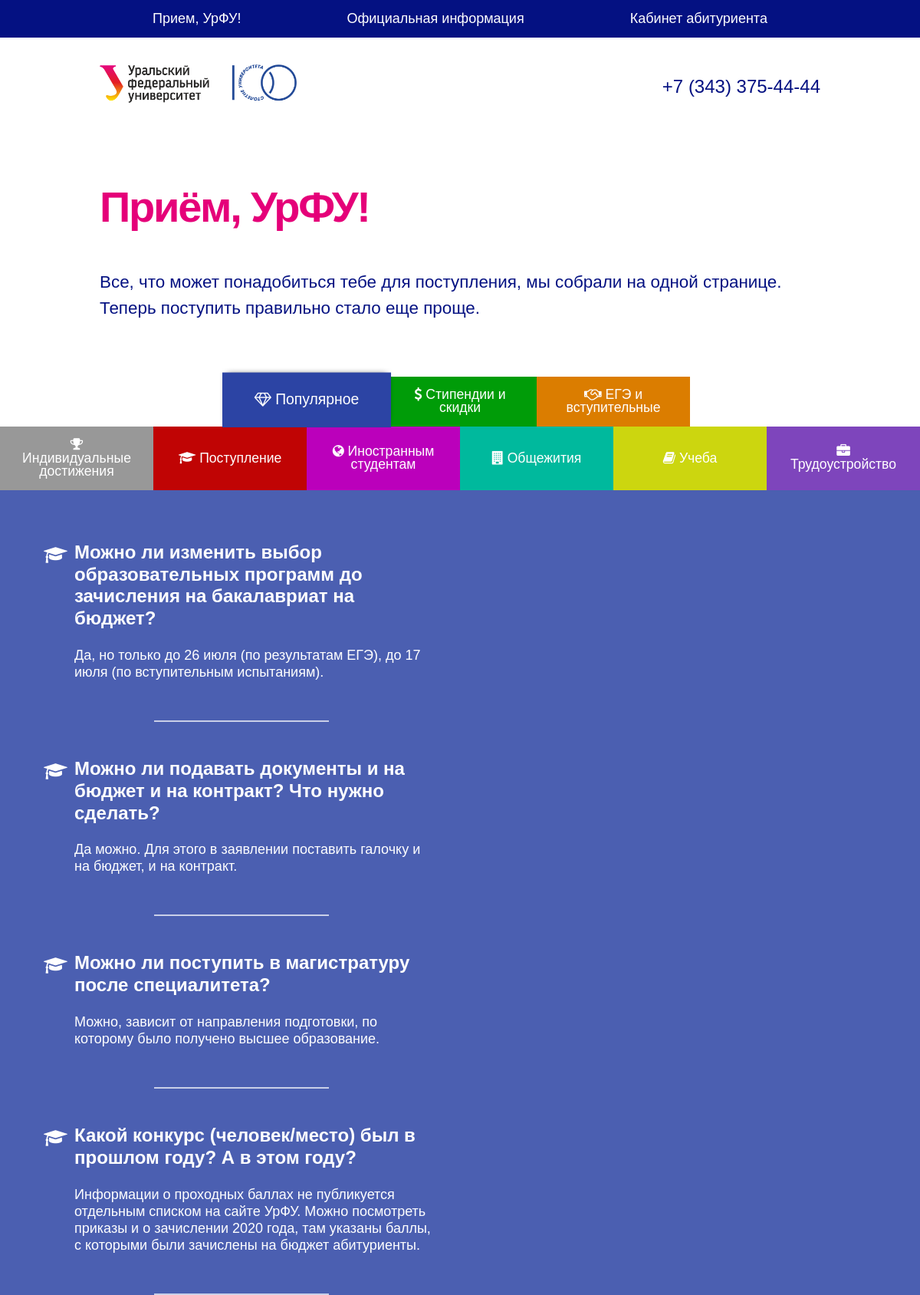
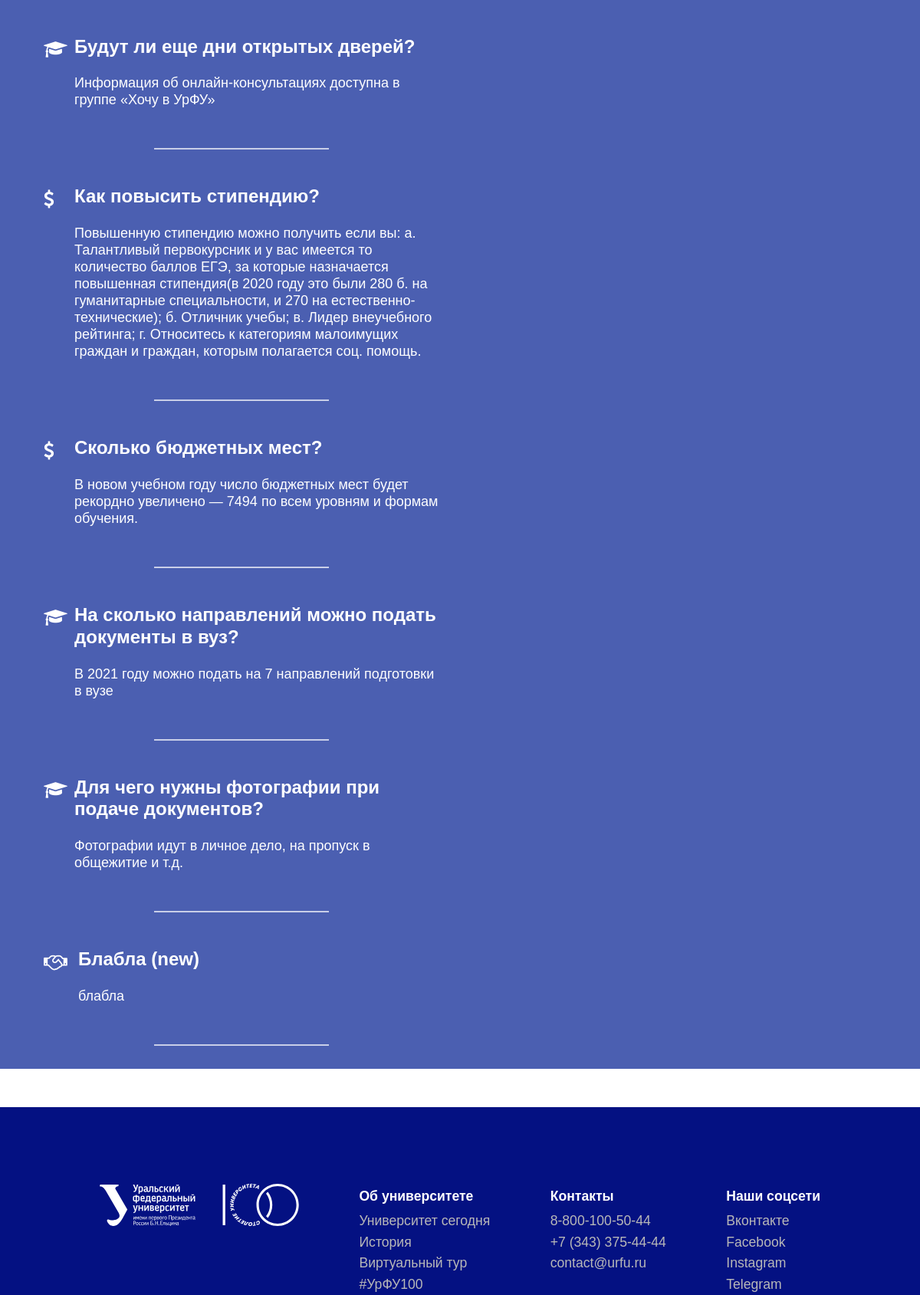
The page / (upper part) on the database its author committed (2 pictures, top to bottom).
### models.py (models this page shows, shortened)
class Categories(db.Model):
    id = db.Column(db.Integer, primary_key = True)
    name = db.Column(db.String(100), nullable=False)
    priority = db.Column(db.Integer, nullable=False)
    icon_name = db.Column(db.String(30))
    color = db.Column(db.String(7))

class Questions(db.Model):      # __tablename__ = 'posts'
    id = db.Column(db.Integer, primary_key = True)
    question = db.Column(db.String(1000), nullable=False)
    clear_question = db.Column(db.String(1000))
    answer = db.Column(db.Text, nullable = False)
    cat_id = db.Column(db.Integer, db.ForeignKey('categories.id'))
    priority = db.Column(db.Integer, nullable=False)
    is_popular = db.Column(db.Boolean, default = False)
    popular_priority = db.Column(db.Integer, default = 0)

### website/website.py (the view)
@website.route('/')
def index():
    try:
        categories = Categories.query
        questions = Questions.query
        popular_questions = questions.filter(Questions.is_popular).order_by(Questions.popular_priority)
    except NameError:
        return render_template("admin/error_page.html", message="Ошибка чтения из БД")
    popular_qa_list_assembly = []
    for popular_question in popular_questions:
        category = categories.get(popular_question.cat_id)
        if category is not None:
            popular_qa_list_assembly += [(popular_question, category.icon_name)]
    result_popular_list = (categories.get(0), popular_qa_list_assembly)
    result_list = []
    num = 0
    for category in reversed(categories.filter(Categories.id != 0).order_by(Categories.priority).all()):
        try:
            usually_questions = questions.filter(Questions.cat_id == category.id).order_by(Questions.priority)
        except (NameError, AttributeError):
            return render_template("admin/error_page.html", message="Ошибка чтения из БД")
        result_list += [(num, category, usually_questions)]
        num = num + 1
    return render_template('website/index.html', result_list=result_list, result_popular_list=result_popular_list)

### website/templates/website/index.html (shortened to what this page needs)
{% extends 'website/base.html' %}
{% import "website/macros.html" as macros %}
{% block body %}
{{ macros.title_main_page() }}
<section class="faq">
	<div class="tabs-menu flex">
		{% for category in result_list %}
		<button onclick="showPanel({{ category[0] }}, {{ category[0] }})" style="background-color: {{ category[1].color }};">
			<i class="fa {{ category[1].icon_name }}" aria-hidden="true"></i>
			{{ category[1].name }}
		</button>
		{% endfor %}
		<button onclick="showPanel({{ result_list | length }}, {{ result_list | length }})" class="current" style="background-color: {{ result_popular_list[0].color }};">
			<i class="fa {{ result_popular_list[0].icon_name }}" aria-hidden="true"></i>
			{{ result_popular_list[0].name }}
		</button>
	</div>
	<div class="tab-content" style="background-color: {{ result_popular_list[0].color }};">
		<div class="tab-content-container">
			{% for qa in result_popular_list[1] %}
			<div class="qa_item">
				<div class="qa_item_container">
					<div class="qa_icon">
						<i class="fa {{ qa[1] }}" aria-hidden="true"></i>
					</div>
					<div class="qa_content">
						<div class="qa_question">
							{{ qa[0].question }}
						</div>
						<div class="qa_answer">
							{{ qa[0].answer | safe }}
						</div>
					</div>
				</div>
				<div class="item_separator"></div>
			</div>
			{% endfor %}
		</div>
	</div>
</section>
{% endblock %}

### website/templates/website/base.html (shortened to what this page needs)
<!DOCTYPE html>
<html class="js no-touch" lang="ru"><head>
	<link rel="stylesheet" href="{{ url_for('static', filename='libraries/css/bootstrap-reboot.min.css') }}">
	<link rel="stylesheet" href="{{ url_for('website.static', filename='css/style.css') }}">
	<link rel="stylesheet" href="{{ url_for('static', filename='libraries/css/font-awesome.min.css') }}">
</head>
<body class="language_ru ">
	<div class="site">
		<nav class="user-menu-wrapper">
			<ul class="nav_wrapper container">
				<li class="nav_item"><a href="#">Прием, УрФУ!</a></li>
				<li class="nav_item"><a href="#">Официальная информация</a></li>
				<li class="nav_item"><a href="#">Кабинет абитуриента</a></li>
			</ul>
		</nav>
		<header class="header-custom">
			<div class="container flex navbar header_container">
				<a href="https://urfu.ru/priemurfu" class="logo">
					<img class="logo_img" src="{{ url_for('website.static', filename='img/UrFULogo_Russian.png') }}" height="50">
				</a>
				<a href="tel:+73433754444" class="header-phone">+7 (343) 375-44-44</a>
			</div>
		</header>
		{% block body %}{% endblock %}
		<section class="footer-custom">
			<div class="container">
				<div class="footer-menu">
					<a href="https://urfu.ru/" target="_blank" class="footer-logo"><img src="{{ url_for('website.static', filename='svg/UrFULogo100White.svg') }}" loading="lazy" alt="" width="260"></a>
					<div class="footer-column">
						<h3 class="footer-label">Об университете</h3>
						<ul class="footer-list">
							<li><a href="https://urfu.ru/ru/about/today/" target="_blank" class="footer-link">Университет
							сегодня</a></li>
							<li><a href="https://urfu.ru/ru/about/history/" class="footer-link">История</a><a href="https://urfu.ru/ru/about/online-museum/" target="_blank" class="footer-link">Виртуальный тур</a></li>
							<li><a href="https://100.urfu.ru/" target="_blank" class="footer-link">#УрФУ100</a></li>
						</ul>
					</div>
					<div class="footer-column">
						<h3 class="footer-label">Контакты</h3>
						<ul class="footer-list">
							<li><a href="tel:88001005044" class="footer-link">8-800-100-50-44</a><a href="tel:+73433754444" class="footer-link">+7
							(343) 375-44-44</a><a href="mailto:contact@urfu.ru" class="footer-link">contact@urfu.ru</a></li>
						</ul>
					</div>
					<div class="footer-column">
						<h3 class="footer-label">Наши соцсети</h3>
						<ul class="footer-list">
							<li>
								<a href="https://vk.com/ural.federal.university" target="_blank" class="footer-link">Вконтакте</a>
								<a href="https://www.facebook.com/ural.federal.university" target="_blank" class="footer-link">Facebook</a>
								<a href="https://www.instagram.com/urfu.ru/" target="_blank" class="footer-link">Instagram</a>
								<a href="https://t.me/urfu_ru" target="_blank" class="footer-link">Telegram</a>
							</li>
						</ul>
					</div>
				</div>
			</div>
		</section>
	</div>
</body>
</html>

### website/templates/website/macros.html
{% macro title_main_page() %}
<section class="hero">
	<div class="container">
		<div class="hero-text">
			<h1 class="hero-heading">Приём, УрФУ!</h1>
			<p class="hero-paragraph">Все, что может понадобиться тебе
				для&nbsp;поступления, мы собрали на&nbsp;одной странице. Теперь
			поступить правильно стало еще проще.</p>
		</div>
	</div>
</section>
{% endmacro %}

### website/static/css/style.css (style rules this page uses)
a, body, div, h1, h3, header, html, img, li, p, section, ul { margin: 0; padding: 0; border: 0; font-size: 100%; vertical-align: baseline }
header, section { display: block }
.site { margin: 0 auto }
button { border: none; color: #fff; text-decoration: none; display: inline-block; }
.site { min-height: 100% }
body { font-family: 'Arial', sans-serif !important; background: #fff; color: #041182; }
h1, h3 { font-family: 'Arial', sans-serif !important; color: rgba(229, 0, 121, 1); margin: 0; font-weight: bold; }
h1 { margin-bottom: 0.5em; }
ul { margin-left: 0; list-style-type: none; }
header a { color: rgba(4, 17, 130, 1); text-decoration: none; }
section { padding: 50px 0; }
.container { max-width: 940px; margin-left: auto; margin-right: auto; }
.flex { display: flex; }
.navbar { justify-content: space-between; align-items: center; padding: 25px 0; }
.header-phone { font-size: 1.5em; }
.hero { padding-bottom: 0; }
.hero-heading { font-size: 3.5em; font-weight: 600; letter-spacing: -0.04em; padding: 20px 0; }
.hero-paragraph { font-size: 1.4em; margin-bottom: 1em; font-weight: 400; }
.tabs-menu { width: 100%; flex-wrap: wrap-reverse; flex-direction: row-reverse; justify-content: center; }
.tabs-menu button { max-width: calc(100% / 6); min-width: calc(100% / 6); line-height: 1em; font-size: 1.1em; padding: 15px 20px; text-align: center; min-height: 65px; outline:none !important; }
button.current { transform: scale(1.1) translateY(-2px); z-index: 2; box-shadow: 0 -2px 8px -5px black; }
.footer-custom { padding: 100px 0 60px; background-color: #041182; color: #23286b; font-size: 1.1em; }
.footer-menu { display: -webkit-box; display: -webkit-flex; display: -ms-flexbox; display: flex; margin-bottom: 52px; -webkit-box-pack: justify; -webkit-justify-content: space-between; -ms-flex-pack: justify; justify-content: space-between; color: #fff; text-align: left; flex-wrap: wrap; }
.footer-label { margin-top: 0px; margin-bottom: 8px; font-size: 1em; color: white; line-height: 32px; }
.footer-link { display: block; margin-bottom: 10px; color: #b8b8b8; text-decoration: none; line-height: 1em; }
.footer-logo { height: 100%; margin-bottom: 50px; }
nav { width: 100%; background-color: #041182; margin-bottom: 10px; }
.nav_wrapper { list-style-type: none; display: flex; justify-content: space-around; padding: 11px 0; }
.nav_item a { text-decoration: none; color: white; font-size: 18px; }
.tab-content { color: #fff; padding-top: 20px; display: block; opacity: 0.85; padding-bottom: 30px; }
.tab-content-container { width: 100%; margin-right: auto; margin-left: auto; max-width: 1140px; }
.user-menu-wrapper { display: none; }
@media (min-width: 1024px) { .user-menu-wrapper { display: block; } }
html { overflow-x: hidden; }

### rows shown on the page
Categories: name "Трудоустройство"
Categories: name "Учеба"
Categories: name "Общежития"
Categories: name "Иностранным студентам"
Categories: name "Поступление", question "Можно ли изменить выбор образовательных программ до зачисления на бакалавриат на бюджет?", answer "Да, но только до 26 июля (по результатам ЕГЭ), до 17 июля (по вступительным испытаниям).", question "Можно ли подавать документы и на бюджет и на контракт? Что нужно сделать?", answer "Да можно. Для этого в заявлении поставить галочку и на бюджет, и на контракт.", question "Можно ли поступить в магистратуру после специалитета?", answer "Можно, зависит от направления подготовки, по которому было получено высшее образование.", question "Какой конкурс (человек/место) был в прошлом году? А в этом году?", answer "Информации о проходных баллах не публикуется отдельным списком на сайте УрФУ. Можно посмотреть приказы и о зачислении 2020 года, там указаны баллы, с которыми были зачислены на бюджет абитуриенты.", question "Будут ли еще дни открытых дверей?", answer "Информация об онлайн-консультациях доступна в группе «Хочу в УрФУ»", question "На сколько направлений можно подать документы в вуз?", answer "В 2021 году можно подать на 7 направлений подготовки в вузе", question "Для чего нужны фотографии при подаче документов?", answer "Фотографии идут в личное дело, на пропуск в общежитие и т.д."
Categories: name "Индивидуальные достижения"
Categories: name "ЕГЭ и вступительные", question "Блабла (new)", answer "блабла"
Categories: name "Стипендии и скидки", question "Как повысить стипендию?", answer "Повышенную стипендию можно получить если вы: а. Талантливый первокурсник и у вас имеется то количество баллов ЕГЭ, за которые назначается повышенная стипендия(в 2020 году это были 280 б. на гуманитарные специальности, и 270 на естественно-технические); б. Отличник учебы; в. Лидер внеучебного рейтинга; г. Относитесь к категориям малоимущих граждан и граждан, которым полагается соц. помощь.", question "Сколько бюджетных мест?", answer "В новом учебном году число бюджетных мест будет рекордно увеличено — 7494 по всем уровням и формам обучения."
Categories: name "Популярное"
